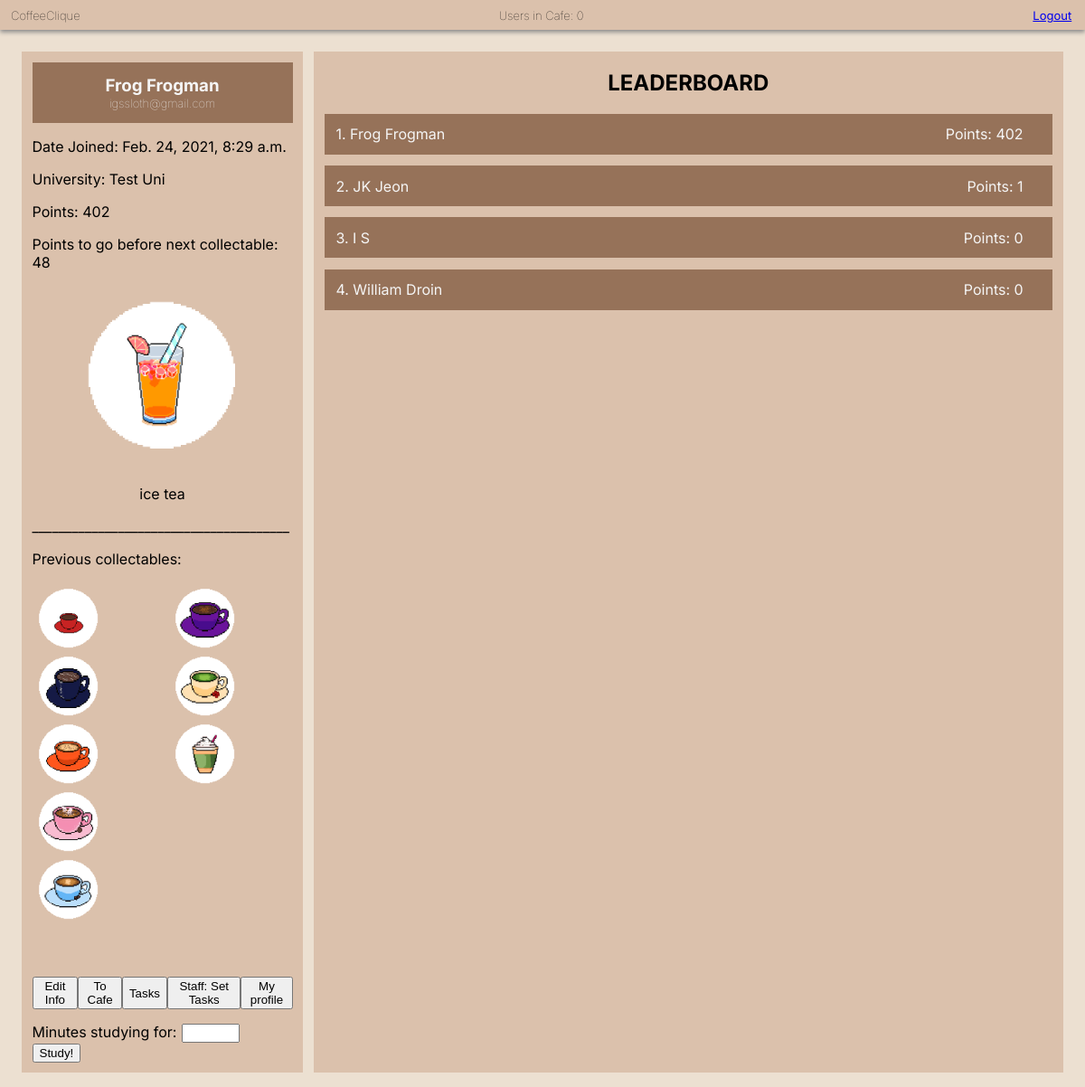
The page /dashboard (signed in) on the database its author committed.
### app/models.py (models this page shows, shortened)
class CoffeeUser(AbstractBaseUser):
    AVAILABLE_UNIS = (
        ("University of Exeter", "University of Exeter"),
        ("Test uni", "Test uni")
    )
    email = models.EmailField(verbose_name="email", unique=True)
    date_joined = models.DateTimeField(verbose_name="date_joined",
                                       auto_now_add=True)
    last_login = models.DateTimeField(verbose_name="last_login", auto_now=True)
    is_admin = models.BooleanField(default=False)
    is_active = models.BooleanField(default=True)
    is_staff = models.BooleanField(default=False)
    is_superuser = models.BooleanField(default=False)
    first_name = models.CharField(max_length=50)
    last_name = models.CharField(max_length=50)
    university = models.CharField(max_length=50, choices=AVAILABLE_UNIS)
    year = models.PositiveIntegerField(null=True, blank=True)
    course = models.CharField(max_length=50, blank=True)
    cafe_table_ids = models.ManyToManyField(CafeTable, blank=True)
    points = models.PositiveIntegerField(default=0)
    studying_until = models.DateTimeField(null=True, blank=True)
    share_tables = models.BooleanField(default=True)
    facebook = models.CharField(max_length=255, null=True, blank=True)
    twitter = models.CharField(max_length=255, null=True, blank=True)
    instagram = models.CharField(max_length=255, null=True, blank=True)
    USERNAME_FIELD = "email"  # users log in using their email
    REQUIRED_FIELDS = ["first_name", "last_name", "university", "is_staff"]
    objects = CoffeeUserManager()

### app/views.py (the view, shortened to what this page needs)
# urls.py: path('dashboard', views.dashboard, name='dashboard'),
@login_required(login_url='/')
def dashboard(request):
    user = request.user
    users = CoffeeUser.objects.all()
    sorted_users = sorted(users, key=attrgetter("points"), reverse=True)
    if len(sorted_users) > 10:
        sorted_users = sorted_users[:9]
    current_user_points = user.points
    pointsLevel = check_points_treshold(current_user_points)
    link_img = list_coffee_link[int(pointsLevel)]
    name_coffee = list_coffee_name[int(pointsLevel)]
    previous_collectables = []
    index_list = 0
    while (index_list < int(pointsLevel)):
        previous_collectables.append(list_coffee_link[index_list])
        index_list += 1
    points_to_go_next_collectable = int(how_much_to_go(pointsLevel))
    if user.studying_until:
        if user.studying_until <= datetime.datetime.now():
            user.studying_until = None
            user.save()
            studying = False
        else:
            studying = True
    else:
        studying = False
    context = {
        'firstName': user.first_name,
        'lastName': user.last_name,
        'email': user.email,
        'university': user.get_university_display(),
        'dateJoined': user.date_joined,
        'points': user.points,
        'users': sorted_users,
        'collectable': link_img,
        'pointsToGo': points_to_go_next_collectable,
        'nameCollectable': name_coffee,
        'previousCollectables': previous_collectables,
        'listOfCoffeeLink': list_coffee_link,
        'num_users': get_number_current_users(),
        'break_form': StudyBreaksForm(),
        'studying': studying,
        'pk': user.pk,
    }
    return render(request, "dashboard.html", context)

### app/forms.py
class StudyBreaksForm(forms.Form):
    minutes_studying_for = forms.IntegerField(min_value=5, max_value=300)

### app/small_scripts_def.py (called while the page is built)
def check_points_treshold(total_points):
    level = total_points/50
    if (level >= 9):
        return 9
    else:
        return level

def how_much_to_go(current_level):
    if (current_level<9):
        int_value = int(current_level)
        to_go_level = (int_value+1) - current_level
        to_go_points = to_go_level*50
        return to_go_points
    else:
        return 0

### app/views.py (called while the page is built)
def get_number_current_users():
    active_sessions = Session.objects.filter(expire_date__gte=timezone.now())
    active = 0
    for session in active_sessions:
        data = session.get_decoded()
        if data != {}:
            active += 1
    return active

### app/templates/dashboard.html (shortened to what this page needs)
<!DOCTYPE html>
<html lang="en">
<head>
  {% load static %}
  <link rel="stylesheet" type="text/css" href="{% static 'css/basic.css' %}"></link>
  <link rel="stylesheet" type="text/css" href="{% static 'css/dashboard.css' %}"></link>
</head>
<body>
  <div class="top_bar">
    <h6 class="app_name">CoffeeClique</h6>
    <h6 class="user_count">Users in Cafe: {{ num_users }}</h6>
    <a class="logout" href="{% url 'logout' %}">Logout</a>
  </div>
  <div class="main">
    <div class="user_info">
      <div class="person">
        <h3 class="name"> {{ firstName }} {{ lastName }} </h3>
        <p class="email"> {{ email }} </p>
      </div>
      <p> Date Joined:
        {{ dateJoined }} </p>
      <p class="uni"> University: {{ university }} </p>
      <p> Points: {{ points }} </p>
      <p> Points to go before next collectable: {{ pointsToGo }} </p>
      <div class="Collectable">
        <p style=" text-align: center ">
        <img src='{% static collectable %}' style="width: 200px; height: auto">
      </p>
        <p style=" text-align: center "> {{nameCollectable}} </p>
      </div>
      <p> _______________________________________ </p>
      <p> Previous collectables: </p>
      <div class="grid_collectables">
        {% for img in previousCollectables %}
        {% if forloop.counter > 5%}
          <img src="{% static img %}" style="grid-column: 2; grid-row: ;" >
        {% endif %}
        {% if forloop.counter < 6 %}
          <img src="{% static img %}" style="grid-column: 1; grid-row: {{forloop.counter}};" >
        {% endif %}
        {% endfor %}
      </div>
      <div class="buttons">
        <button onclick="document.location='dashboard/edit_info'" id="edit_info">Edit Info</button>
        <button onclick="document.location='table_view'" id="table_view">To Cafe</button>
        <button onclick="document.location='view_tasks'" id="view_tasks">Tasks</button>
        <button onclick="document.location='set_tasks'" id="set_tasks">Staff: Set Tasks</button>
        <button onclick="document.location='profile_page/{{ pk }}'" id="profile_page">My profile</button>
      </div>
      <div class="set_study_break">
        {% if studying == False %}
        <form method="post">
          {{ break_form }}<button type="submit"> Study! </button>
        </form>
        {% endif %}
      </div>
    </div>
    <div class="leaderboard">
      <h2 class="board_title">LEADERBOARD</h2>
    {% for student in users %}
      <li>{{ forloop.counter }}. <div class="student">{{ student.first_name }} {{ student.last_name }}</div> <div class="points">Points: {{ student.points }}</div></li>
    {% endfor %}
    </div>
</div>
</body>
</html>

### app/static/css/basic.css (style rules this page uses)
body { background-color: #ece0d1; margin: 0%; font-family: 'Inter', sans-serif; }
.top_bar { background-color: #dbc1ac; box-shadow: 0px 2.5px 5px #888888; padding-left: 1%; }
.app_name { margin: 0; padding-top: 9px; padding-bottom: 8px; font-size: small; font-weight:lighter; display: inline-block; width: 32%; }
.user_count { margin: 0; padding-top: 9px; padding-bottom: 8px; font-size: small; font-weight:lighter; width: 34%; display: inline-block; text-align: center; }
.logout { display: inline-block; width: 32%; text-align: right; font-size: small; }

### app/static/css/dashboard.css (style rules this page uses)
.main { display: flex; margin: 2%; }
.user_info { background-color: #dbc1ac; width: 25%; margin-right: 1%; padding: 1%; }
.leaderboard { background-color: #dbc1ac; width: 72%; }
.person { background-color: #967259; color: whitesmoke; padding: 5%; }
.name { text-transform: capitalize; text-align: center; margin: 0; }
.email { text-align: center; margin: 0; font-size: small; font-weight: lighter; }
.uni { text-transform: capitalize; }
.buttons { display: inline-flex; }
.set_study_break { padding-top: 5%; }
#id_minutes_studying_for { margin-left: 2%; margin-right: 2%; }
.board_title { text-align: center; }
li { display: block; background-color: #967259; color: whitesmoke; margin: 1.5%; padding: 1.5%; }
.student { text-transform: capitalize; display: inline; }
.points { float: right; padding-right: 2.5%; }
.grid_collectables { display: grid; justify-content: center; align-content: center; grid-template-columns: repeat(2, 1fr); grid-template-rows: repeat(6, 5vw); grid-gap: 15px; }
.grid_collectables img { width: 80px; height: auto; }

### rows shown on the page
CoffeeUser: first_name "Frog", last_name "Frogman", email "igssloth@gmail.com", date_joined "Feb. 24, 2021, 8:29 a.m.", points "402"
CoffeeUser: first_name "JK", last_name "Jeon", points "1"
CoffeeUser: first_name "I", last_name "S", points "0"
CoffeeUser: first_name "William", last_name "Droin", points "0"

### other values the page prints
{{ num_users }} "0"
{{ university }} "Test Uni"
{{ points }} "402"
{{ pointsToGo }} "48"
{{ nameCollectable }} "ice tea"
